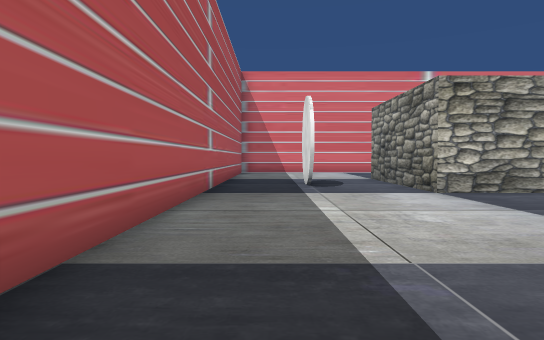
[1] (above)

23 first-person views from a walk through a Unity game level. The camera is 1.5 m above the floor, tilts 2° down and sees 75° across. The floor is counted in squares, 2 m on a side. Each view is taken from the middle of a square. On the plan, view 1 faces up. The plan holds only what a view shows up to about 11 squares ahead; the rest is blank. The place goes on beyond the plan. The player character is not drawn. Some animated figures are not drawn. Some surface patterns are stand-ins.

[2]
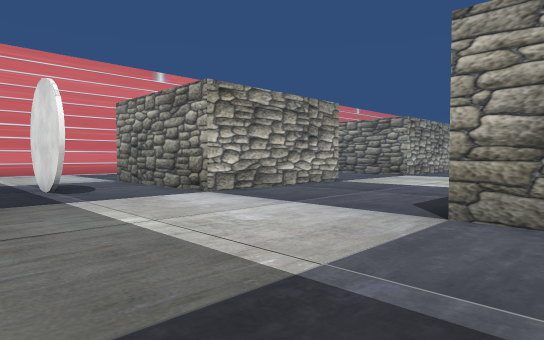

[3]
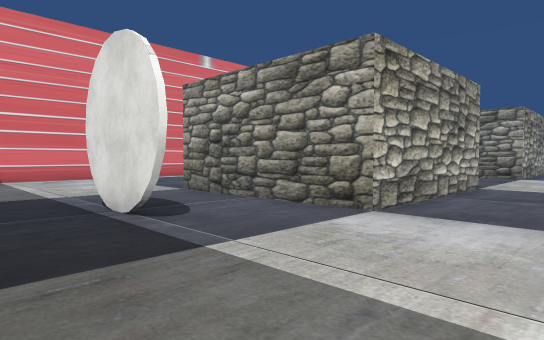

[4]
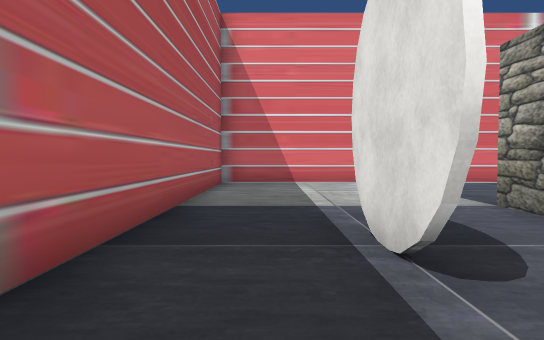

[5]
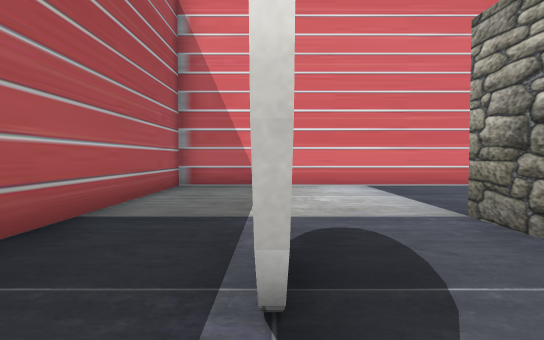

[6]
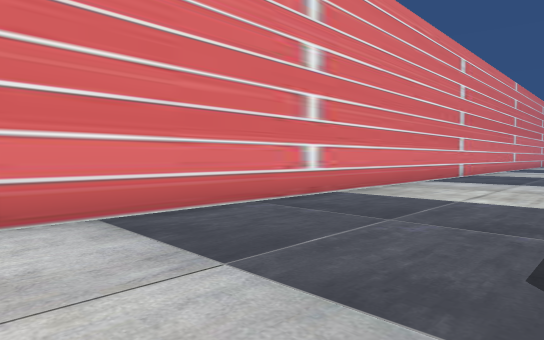

[7]
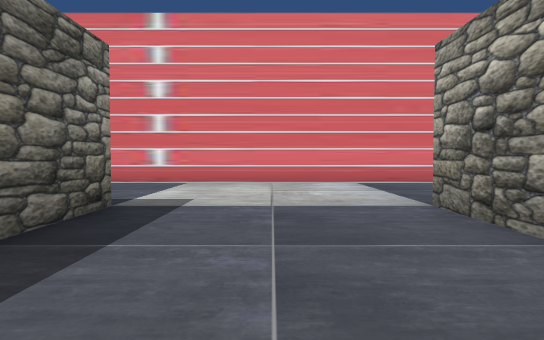

[8]
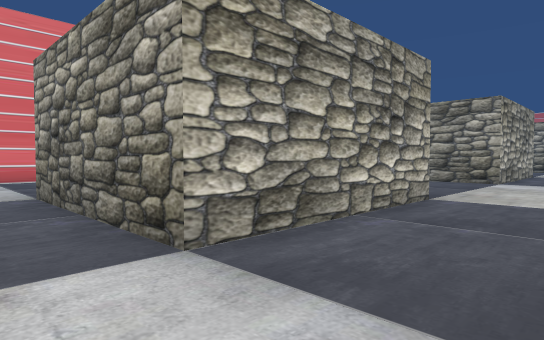

[9]
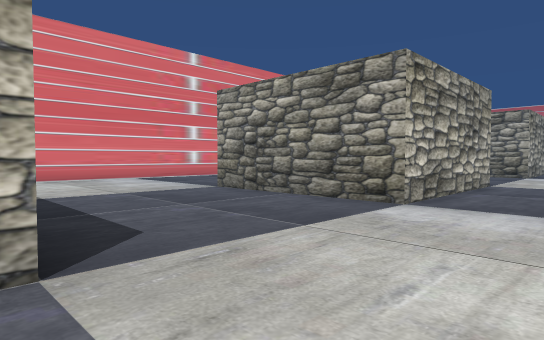

[10]
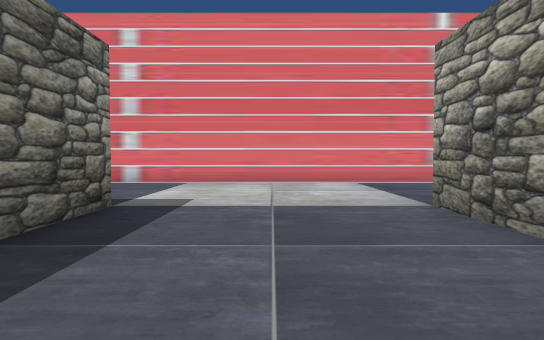

[11]
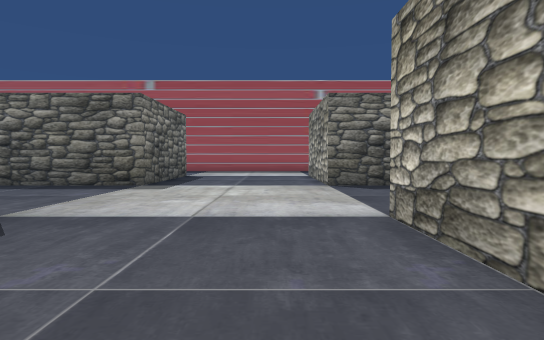

[12]
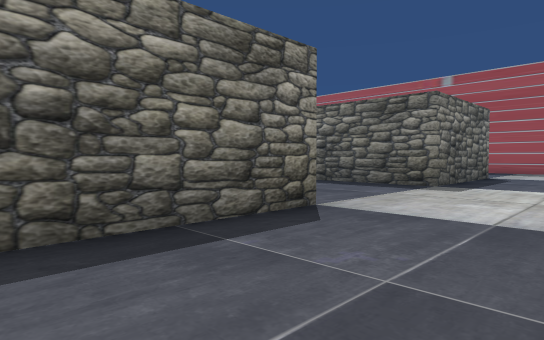

[13]
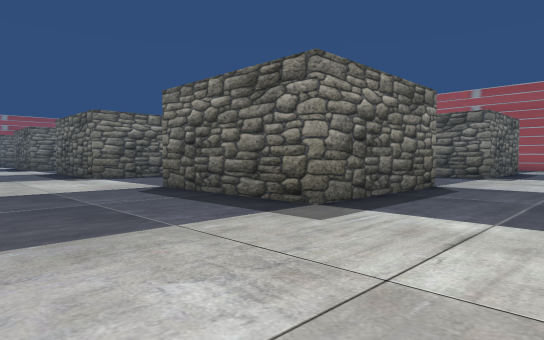

[14]
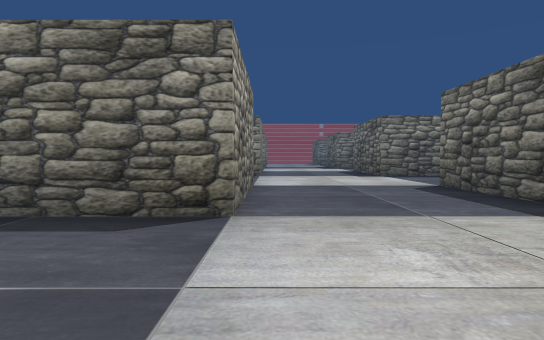

[15]
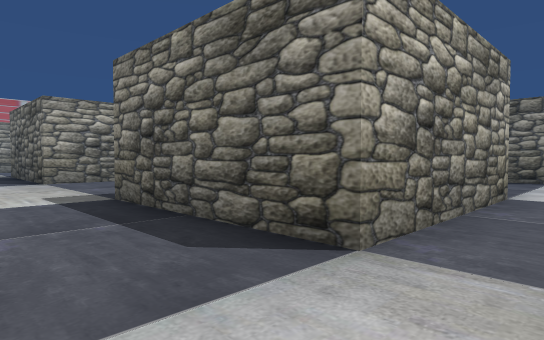

[16]
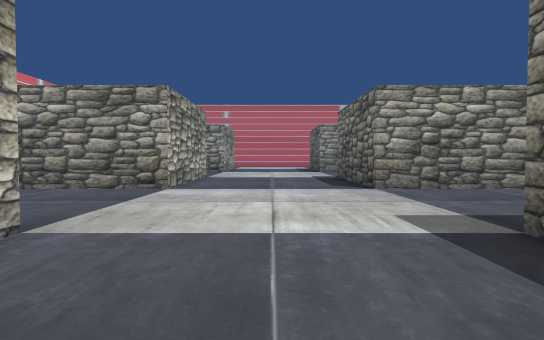

[17]
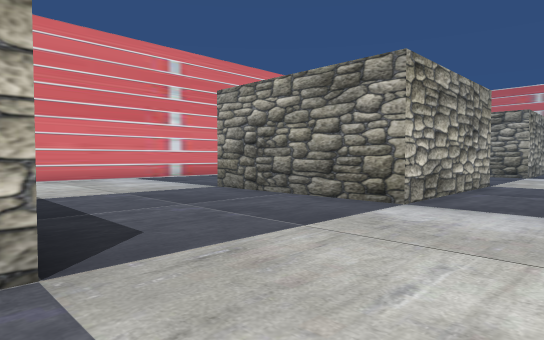

[18]
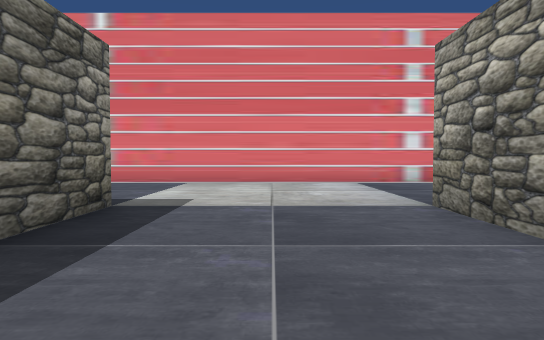

[19]
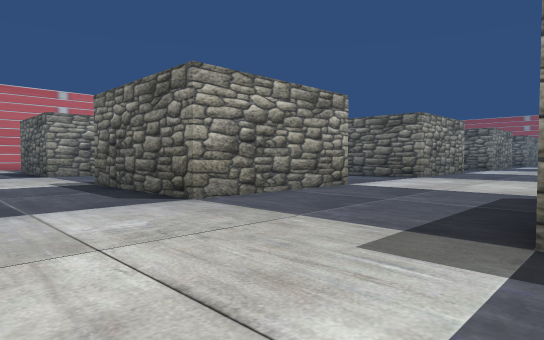

[20]
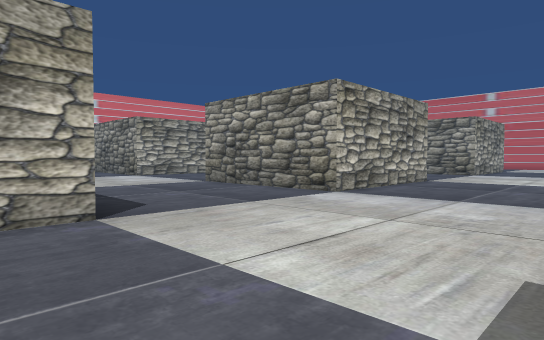

[21]
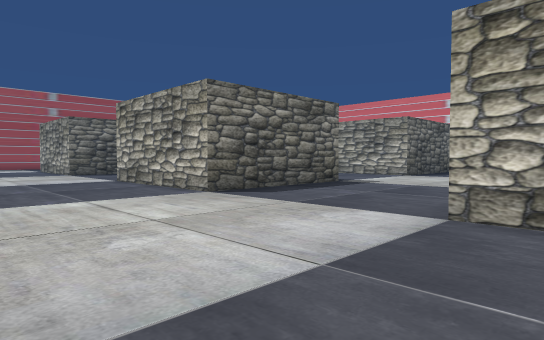

[22]
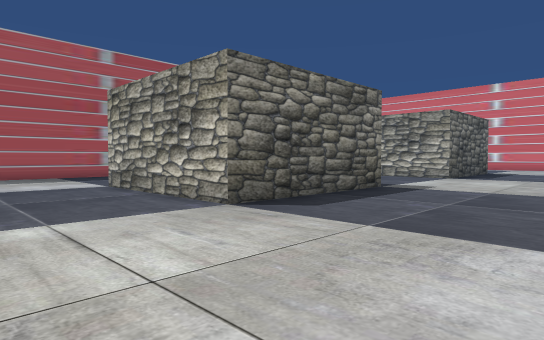

[23]
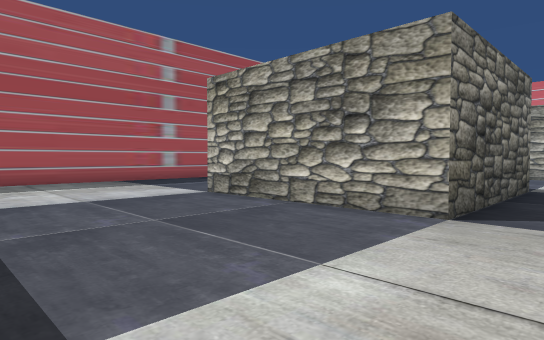

### Floor plan
Points are (right, up) in squares from view 1. A wall is a line through its corners. A room is listed if a view was taken in it or the views show most of it. See-through windows are left out.
Room 1 (views 1, 2, 3, 4, 5, 6, 7, 8, 9, 10, 11, 12, 13, 14, 15, 16, 17, 18, 19, 20, 21, 22, 23)
walls: (18.6, 7.5) (13.5, 7.5) (13.5, 12.5); (13.4, 2.5) (18.5, 2.5) (18.5, -2.5) (13.9, -2.5); (18.5, 12.5) (18.5, 10.1); (24.5, -2.5) (23.5, -2.5) (23.5, 2.5) (28.5, 2.5); (28.6, 7.5) (23.5, 7.5) (23.5, 12.5); (8.5, 12.5) (8.5, 7.5) (3.5, 7.5) (3.5, 12.5); (5.9, 2.5) (8.5, 2.5) (8.5, -2.5) (3.5, -2.5); (28.5, 12.5) (28.5, 10.1); (28.6, -2.5) (27.5, -2.5); (3.5, 1.5) (3.5, 2.5); (1, 8.8) (1, 11.2); (38.5, 7.5) (33.5, 7.5) (33.5, 12.5); (-1.5, -2.9) (-1.5, -5.5); (38.1, -2.5) (33.5, -2.5) (33.5, 2.5) (38.5, 2.5); (35.9, 17.5) (-1.5, 17.5) (-1.5, 1.9)

Where each view was taken, in squares from view 1:
view 1: 0 up, 0 right, facing up
view 2: 1 up, 1 left, facing up-right
view 3: 5 up, 1 left, facing up-right
view 4: 7 up, 0 right, facing up
view 5: 8 up, 1 right, facing up
view 6: 13 up, 2 right, facing up-right
view 7: 7 up, 11 right, facing up
view 8: 5 up, 12 right, facing up-right
view 9: 5 up, 18 right, facing up-right
view 10: 7 up, 21 right, facing up
view 11: 6 up, 18 right, facing left
view 12: 6 up, 18 right, facing down-left
view 13: 6 up, 23 right, facing down-left
view 14: 7 up, 23 right, facing down
view 15: 5 up, 22 right, facing down-right
view 16: 5 up, 25 right, facing right
view 17: 5 up, 28 right, facing up-right
view 18: 7 up, 31 right, facing up
view 19: 6 up, 28 right, facing down-right
view 20: 7 down, 27 right, facing up-right
view 21: 7 down, 25 right, facing up-left
view 22: 6 down, 13 right, facing up-left
view 23: 7 down, 10 right, facing up-left
